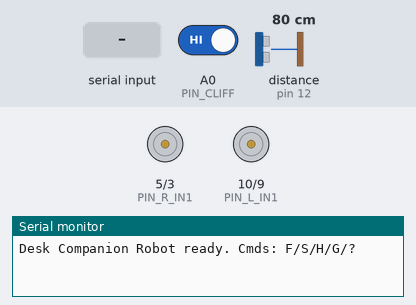
A sketch run on a simulated Arduino Uno, built with avr-gcc and run on an emulated ATmega328P. Shown: motor-driver pin pairs drawn as motors (green arrow = first pin HIGH = forward, orange = second pin HIGH = backward, longer = more drive, scaled by the enable pin), the last lines printed to the serial monitor. Wiring (inferred from the names in the program): ultrasonic range finder: trigger pin 13; echo pin 12. The inputs (shaded band) are chosen by the test bench; at power-on: A0 (PIN_CLIFF) HIGH, distance to the obstacle (sensor on pin 12) 80 cm. The echo pulse lasts 58.3 µs per cm.

Above: at 1.2 s.
1.3 s: "F" received over Serial
At 2.6 s:
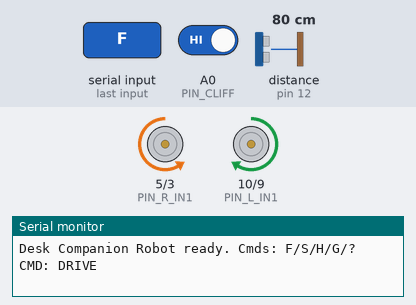
4.3 s: A0 (PIN_CLIFF) driven LOW
At 5.5 s:
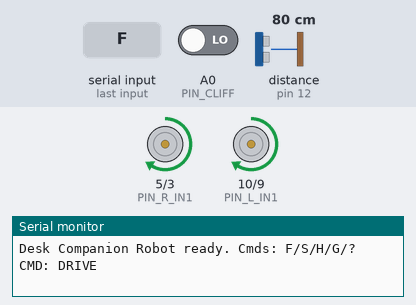
5.8 s: "S" received over the second serial link
At 6.8 s:
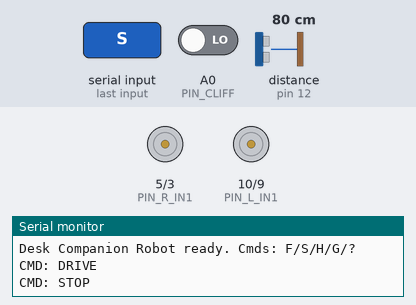
7.3 s: "F" received over the second serial link
At 8.0 s:
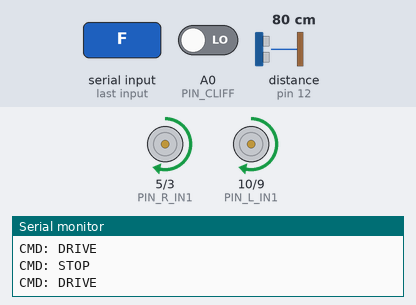
8.8 s: "s" received over the second serial link
At 9.1 s:
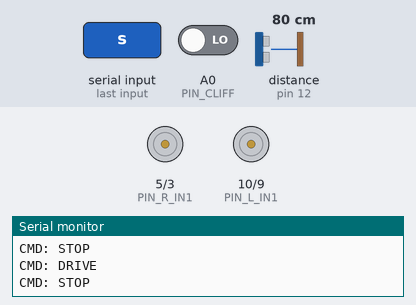
Timing chart, 0 to 11.8 s (numbered marks = the images above; inputs shaded):
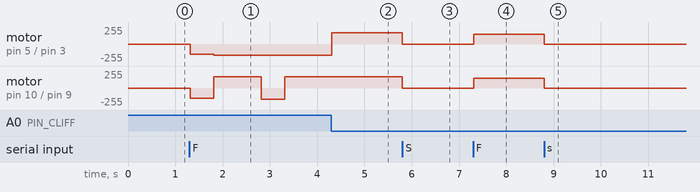

The sketch:

main_robot.ino
```cpp
/*
 * ============================================================================
 *  책상 위 반려로봇 (Desk Companion Robot) — 메인 펌웨어
 * ----------------------------------------------------------------------------
 *  Arduino Uno · 스키드 스티어(차동구동) · 비차단(non-blocking) 상태머신
 *
 *  상태: IDLE → DRIVE(주행) → AVOID(회피) / CLIFF(낭떠러지) → HOME(귀가) → ARRIVED
 *  설계 원칙(README 8번):
 *    - delay() 없이 millis() 기반 타이밍으로 전 상태를 굴린다.
 *    - 명령을 매 루프 맨 먼저 처리해 'S'(정지)가 항상 즉시 반영되게 한다.
 *    - 이어서 낭떠러지 안전검사: 움직이는 모든 상태를 가로채 후진·회전으로
 *      복구한다. 단 이미 멈춰 있는 IDLE/ARRIVED는 존중하고(능동 제동으로
 *      잡혀 있어 안 떨어짐), 같은 낭떠러지를 연속으로 반복해 만나면 후방
 *      센서가 없으므로 더 후진하지 않고 그 자리에 정지·유지한다.
 *    - 정지는 관성(coast)이 아니라 능동 제동(모터 단락)으로 확실히 세운다.
 *
 *  블루투스 명령(단일 문자, HC-06 또는 USB 시리얼):
 *    'F' 주행 시작   'S' 정지   'H' 귀가   'G' 재출발   '?' 상태 출력
 * ============================================================================
 */

#include <SoftwareSerial.h>

// ─────────────────────────────────────────────────────────────────────────
//  핀맵 (최종 배치도)
// ─────────────────────────────────────────────────────────────────────────
// 모터 — L298N 2개를 좌/우 그룹으로 묶음. EN은 PWM 핀이어야 함. (고정)
const uint8_t PIN_L_EN  = 11;  // 좌 EN  (PWM)
const uint8_t PIN_L_IN1 = 10;  // 좌 IN1
const uint8_t PIN_L_IN2 = 9;   // 좌 IN2
const uint8_t PIN_R_EN  = 6;   // 우 EN  (PWM)
const uint8_t PIN_R_IN1 = 5;   // 우 IN1
const uint8_t PIN_R_IN2 = 3;   // 우 IN2

// 블루투스 HC-06 (SoftwareSerial)
const uint8_t PIN_BT_RX = 2;   // 아두이노 RX (D2) ← HC-06 TXD
const uint8_t PIN_BT_TX = 4;   // 아두이노 TX (D4) → HC-06 RXD (1k/2k 전압분배)

// IR 비콘 수신 KY-022 (38kHz 버스트 수신 시 LOW). 방향 유도용. 폴링.
const uint8_t PIN_IR_L = 7;    // 좌측 수신
const uint8_t PIN_IR_R = 8;    // 우측 수신

// 초음파 HC-SR04 (1개만 사용). ECHO 직결.
const uint8_t PIN_TRIG = 13;
const uint8_t PIN_ECHO = 12;

// 낭떠러지 KY-032 (IR 근접, 비교기 디지털 출력) 1개. OUT → A0 를 디지털로 사용.
const uint8_t PIN_CLIFF = A0;

// ─────────────────────────────────────────────────────────────────────────
//  튜닝 상수 (개체마다 실측으로 조정)
// ─────────────────────────────────────────────────────────────────────────
// 센서 극성 — 하드웨어에 맞춰 뒤집을 수 있게 상수화
const uint8_t CLIFF_SURFACE_STATE = LOW;  // 바닥이 있을 때 KY-032 출력. 낭떠러지 = 반대값.
const uint8_t IR_ACTIVE_STATE     = LOW;  // KY-022가 38kHz 비콘 버스트 수신 시 내는 출력.

// 후방 센서가 없어, 같은 낭떠러지를 이만큼 연속으로 만나면(오탐/탈출실패) 더
// 후진하지 않고 정지·유지한다(뒤로 떨어짐 방지).
const uint8_t CLIFF_STREAK_MAX = 3;
// 초음파 오탐(단발 반사) 방지: 이만큼 연속으로 근접 측정돼야 장애물로 확정.
const uint8_t OBSTACLE_CONFIRM = 2;

// 모터 속도 (0~255 PWM)
const uint8_t SPEED_CRUISE = 150;  // 주행
const uint8_t SPEED_TURN   = 170;  // 제자리 회전
const uint8_t SPEED_HOME   = 130;  // 귀가(천천히)

// 좌/우 채널 속도 보정 (trim). 100 = 보정 없음.
// 직진이 한쪽으로 휘면 빠른 쪽을 낮춘다(예: 왼쪽이 빠르면 TRIM_LEFT=90).
// ※ 좌/우 "면" 단위 보정이다. 같은 쪽 두 바퀴는 PWM을 공유하므로
//   "왼쪽 두 바퀴끼리 다른 속도"는 trim으로 보정되지 않는다(점퍼/모터 편차 문제).
const uint16_t TRIM_LEFT  = 100;
const uint16_t TRIM_RIGHT = 100;

// 회피/낭떠러지 복구 타이밍 (ms)
// 낭떠러지에서 확실히 벗어나려면: 후진으로 회전 반경을 책상 안에 넣고,
// 회전은 크게(≈반 바퀴) 해서 "왔던 안전한 쪽"을 향하게 한다. (실측 튜닝)
const uint16_t BACKUP_MS = 500;    // 후진 시간 (너무 크면 뒤쪽으로 떨어질 위험 — 센서 1개)
const uint16_t TURN_MS   = 1000;    // 회전 시간 (대략 반 바퀴 = 안쪽으로 방향 전환)

// 초음파
const uint16_t OBSTACLE_CM     = 15;    // 이 거리 이하면 장애물로 판단
const uint16_t ULTRA_PERIOD_MS = 60;    // 초음파 측정 주기
const uint32_t ECHO_TIMEOUT_US = 8000;  // ~1.3m. pulseIn 블로킹 상한을 짧게.

// 비콘 감지 (04_beacon_test 방식): 정지 상태에서 넓은 창으로 LOW 샘플 수를 세어
// 좌/우 세기를 비교한다. main_robot 은 이 측정을 ST_HOME 에서만, 정지 상태로 수행.
const int      IR_SAMPLES    = 2800;  // 약 140ms (50us x 2800) — 비콘 주기(70ms)의 2배
const int      IR_NO_SIGNAL  = 25;    // 좌·우 각각 이 미만이면 신호 없음
const int      IR_CENTER_TOL = 30;    // 좌우 차가 이보다 작으면 정면
// 리드 스위치가 없으므로 도킹은 IR 세기로 근사. 양쪽이 이 값 이상이면 도착. (실측 튜닝)
const int      IR_ARRIVE_STRENGTH = 500;

// 귀가 이동 한 스텝 길이 (ms). 측정→이동을 번갈아 하며 접근.
const uint16_t HOME_FORWARD_MS = 300;  // 정면일 때 전진
const uint16_t HOME_TURN_MS    = 150;  // 방향 보정 회전
const uint16_t HOME_SEARCH_MS  = 200;  // 신호 없을 때 탐색 회전 한 스텝

// 탐색: 제자리 회전 스캔을 이만큼 반복해도 신호가 없으면 새 위치로 이동.
// (엔코더가 없어 실제 각도는 모름 → "회전 스텝 횟수"로 근사. 실측 튜닝.)
const uint8_t  SEARCH_MAX       = 12;  // 대략 한 바퀴 분량(SEARCH_MAX x HOME_SEARCH_MS)
const uint16_t HOME_RELOCATE_MS = 400; // 한 바퀴 훑어도 못 찾으면 전진할 거리

// ─────────────────────────────────────────────────────────────────────────
//  전역 상태
// ─────────────────────────────────────────────────────────────────────────
SoftwareSerial bt(PIN_BT_RX, PIN_BT_TX);

enum State { ST_IDLE, ST_DRIVE, ST_AVOID, ST_CLIFF, ST_HOME, ST_ARRIVED };
State state = ST_IDLE;
State resumeState = ST_DRIVE;   // AVOID/CLIFF 종료 후 복귀할 상태

// 회피/낭떠러지 시퀀스 진행용
uint8_t  seqPhase = 0;
uint32_t seqStart = 0;
bool     turnRight = true;      // 회전 방향
uint8_t  cliffStreak = 0;       // 연속 낭떠러지 감지 횟수(후방 추락 방지용)

// 초음파
uint32_t lastUltra = 0;
uint16_t lastDistCm = 999;
uint8_t  obstacleStreak = 0;    // 연속 근접 측정 횟수(단발 오탐 필터)

// 귀가(ST_HOME) 진행용
uint8_t  homePhase = 0;        // 0 = 측정(정지), 1 = 이동(비차단)
uint32_t homeMoveStart = 0;    // 이동 시작 시각
uint16_t homeMoveDur = 0;      // 이번 이동 길이
int      homeLeft = 0, homeRight = 0;  // 마지막 측정 세기(상태 출력용)
uint8_t  searchCount = 0;      // 연속 무신호 스캔 횟수(회전 스텝 수)

// ─────────────────────────────────────────────────────────────────────────
//  로그 출력 — USB(Serial)와 블루투스(bt)로 "동시에" 내보낸다.
//  덕분에 USB 빼고 배터리로 돌려도 컴퓨터가 블루투스로 메시지를 받는다.
// ─────────────────────────────────────────────────────────────────────────
template <typename T> void logPrint(T v)   { Serial.print(v);   bt.print(v); }
template <typename T> void logPrintln(T v) { Serial.println(v); bt.println(v); }

// ─────────────────────────────────────────────────────────────────────────
//  모터 제어 (스키드 스티어). speed: -255~255 (음수 = 후진)
// ─────────────────────────────────────────────────────────────────────────
void sideDrive(uint8_t enPin, uint8_t in1, uint8_t in2, int speed, uint16_t trim) {
  if (speed == 0) {
    // 능동 제동(active brake): 두 입력을 같게(LOW) 두고 EN을 켜 모터 단자를
    // 단락시킨다 → 관성(coast)과 달리 바퀴를 확실히 잡아 세운다. 가장자리에서
    // 미끄러져 떨어지는 것을 막는 핵심. (정지한 모터는 back-EMF가 없어 단락
    // 전류가 흐르지 않으므로 계속 물고 있어도 전력 낭비 없음.)
    digitalWrite(in1, LOW); digitalWrite(in2, LOW);
    analogWrite(enPin, 255);
    return;
  }
  int mag = speed < 0 ? -speed : speed;
  mag = (int)(((uint32_t)mag * trim) / 100);   // trim 보정 (방향은 speed 부호로 판단)
  if (mag > 255) mag = 255;
  if (speed > 0) { digitalWrite(in1, HIGH); digitalWrite(in2, LOW); }
  else           { digitalWrite(in1, LOW);  digitalWrite(in2, HIGH); }
  analogWrite(enPin, mag);
}

void drive(int left, int right) {
  sideDrive(PIN_L_EN, PIN_L_IN1, PIN_L_IN2, left,  TRIM_LEFT);
  sideDrive(PIN_R_EN, PIN_R_IN1, PIN_R_IN2, right, TRIM_RIGHT);
}

void stopMotors()      { drive(0, 0); }
void forward(int s)    { drive(s, s); }
void spinRight(int s)  { drive(s, -s); }   // 좌바퀴 전진 / 우바퀴 후진
void spinLeft(int s)   { drive(-s, s); }

// ─────────────────────────────────────────────────────────────────────────
//  센서
// ─────────────────────────────────────────────────────────────────────────
// 낭떠러지: 단일 KY-032. 바닥이 사라지면 true. (센서가 1개라 좌/우 구분 불가)
// back-to-back 2회 읽어 둘 다 낭떠러지여야 true → 비교기 채터링 오탐만 걸러낸다.
// 바닥이 보이면 즉시 false 반환하므로 "실제 가장자리"는 여전히 즉각 감지된다
// (안전 지연 없음; 확인용 50us는 낭떠러지처럼 보일 때만 발생).
bool cliffDetected() {
  if (digitalRead(PIN_CLIFF) == CLIFF_SURFACE_STATE) return false;
  delayMicroseconds(50);
  return digitalRead(PIN_CLIFF) != CLIFF_SURFACE_STATE;
}

// 초음파: 주기적 측정(짧은 pulseIn). 측정 안 한 사이클은 이전 값 유지.
void updateUltrasonic() {
  if (millis() - lastUltra < ULTRA_PERIOD_MS) return;
  lastUltra = millis();
  digitalWrite(PIN_TRIG, LOW);  delayMicroseconds(2);
  digitalWrite(PIN_TRIG, HIGH); delayMicroseconds(10);
  digitalWrite(PIN_TRIG, LOW);
  uint32_t us = pulseIn(PIN_ECHO, HIGH, ECHO_TIMEOUT_US);
  if (us == 0) lastDistCm = 999;              // 타임아웃 = 반사 없음(멀거나 없음)
  else lastDistCm = (uint16_t)(us / 58UL);    // 왕복 → cm
  // 단발 반사 오탐을 거르기 위해 연속 근접 횟수를 센다.
  if (lastDistCm <= OBSTACLE_CM) {
    if (obstacleStreak < 255) obstacleStreak++;
  } else {
    obstacleStreak = 0;
  }
}

// 연속 OBSTACLE_CONFIRM 회 근접해야 장애물로 확정(단발 스파이크 무시).
bool obstacleAhead() { return obstacleStreak >= OBSTACLE_CONFIRM; }

// IR 비콘 세기 측정 (04_beacon_test 와 동일). 넓은 창에서 LOW 샘플 수를 센다.
// ~140ms 블로킹이므로 반드시 "정지 상태"에서만 호출한다(ST_HOME 측정 단계).
int signalStrength(uint8_t pin) {
  int lowCount = 0;
  for (int i = 0; i < IR_SAMPLES; i++) {
    if (digitalRead(pin) == IR_ACTIVE_STATE) lowCount++;
    delayMicroseconds(50);
  }
  return lowCount;
}

// ─────────────────────────────────────────────────────────────────────────
//  회피 / 낭떠러지 복구 시퀀스 (비차단). 완료 시 true.
//  phase 0: 정지 → 1: 후진 → 2: 회전 → 완료
// ─────────────────────────────────────────────────────────────────────────
bool runRecoverySequence() {
  uint32_t t = millis() - seqStart;
  switch (seqPhase) {
    case 0:  // 즉시 정지
      stopMotors();
      seqPhase = 1; seqStart = millis();
      return false;
    case 1:  // 후진
      forward(-SPEED_CRUISE);
      if (t >= BACKUP_MS) { seqPhase = 2; seqStart = millis(); }
      return false;
    case 2:  // 회전
      if (turnRight) spinRight(SPEED_TURN); else spinLeft(SPEED_TURN);
      if (t >= TURN_MS) { stopMotors(); return true; }
      return false;
  }
  return true;
}

void beginRecovery(State back, bool goRight) {
  resumeState = back;
  turnRight = goRight;
  seqPhase = 0; seqStart = millis();
  homePhase = 0;   // ST_HOME로 복귀할 경우 처음부터 깨끗이 재측정하도록.
}

// ─────────────────────────────────────────────────────────────────────────
//  명령 처리
// ─────────────────────────────────────────────────────────────────────────
void handleCommand(char c) {
  switch (c) {
    case 'F': case 'f': state = ST_DRIVE;  logPrintln(F("CMD: DRIVE")); break;
    case 'S': case 's': state = ST_IDLE; stopMotors(); logPrintln(F("CMD: STOP")); break;
    case 'H': case 'h':
      state = ST_HOME; homePhase = 0; searchCount = 0;
      logPrintln(F("CMD: HOME")); break;
    case 'G': case 'g': state = ST_DRIVE;  logPrintln(F("CMD: GO/DRIVE")); break;
    case '?': logPrint(F("STATE=")); logPrint(state);
              logPrint(F(" dist=")); logPrint(lastDistCm);
              logPrint(F(" irL=")); logPrint(homeLeft);
              logPrint(F(" irR=")); logPrintln(homeRight); break;
    default: break;
  }
}

void readCommands() {
  while (bt.available())     handleCommand(bt.read());
  while (Serial.available()) handleCommand(Serial.read());
}

// ─────────────────────────────────────────────────────────────────────────
//  setup / loop
// ─────────────────────────────────────────────────────────────────────────
void setup() {
  uint8_t outs[] = {PIN_L_EN, PIN_L_IN1, PIN_L_IN2, PIN_R_EN, PIN_R_IN1, PIN_R_IN2, PIN_TRIG};
  for (uint8_t i = 0; i < sizeof(outs); i++) pinMode(outs[i], OUTPUT);
  pinMode(PIN_ECHO, INPUT);
  pinMode(PIN_IR_L, INPUT);
  pinMode(PIN_IR_R, INPUT);
  pinMode(PIN_CLIFF, INPUT);
  stopMotors();

  Serial.begin(9600);
  bt.begin(9600);
  logPrintln(F("Desk Companion Robot ready. Cmds: F/S/H/G/?"));
}

void loop() {
  // 1) 명령 먼저 처리 — 'S'(정지)를 최우선으로 반영한다.
  //    낭떠러지 검사보다 앞서 실행되어, 정지 명령이 즉시 상태에 반영된다.
  readCommands();

  // 2) 낭떠러지 안전검사.
  //    - 이미 멈춰 있는 상태(ST_IDLE / ST_ARRIVED)는 가로채지 않는다: 모터가
  //      능동 제동으로 잡혀 있어 떨어지지 않으며, 여기서 후진하면 도크를 벗어나거나
  //      사용자의 정지 의도를 어긴다. (F/G/H를 주면 안전검사가 다시 활성.)
  //    - 후방 센서가 없으므로, 같은 낭떠러지를 연속으로 CLIFF_STREAK_MAX 회 넘게
  //      만나면(오탐이거나 탈출 실패) 더 후진하지 않고 그 자리에 정지·유지한다.
  if (cliffDetected() && state != ST_CLIFF && state != ST_IDLE && state != ST_ARRIVED) {
    cliffStreak++;
    if (cliffStreak > CLIFF_STREAK_MAX) {
      // 반복 낭떠러지 → 후진을 멈추고 정지·유지(뒤로 떨어짐 방지).
      stopMotors(); state = ST_IDLE; cliffStreak = 0;
      logPrintln(F("CLIFF repeated -> HALT (rear-edge safety)"));
    } else {
      // 센서가 1개라 방향을 모름 → 후진 후 기본 방향으로 회전.
      // AVOID로 잠깐 빠졌더라도 원래 귀가 중이었으면(resumeState==ST_HOME) 귀가를 유지.
      State back = (state == ST_HOME || (state == ST_AVOID && resumeState == ST_HOME))
                   ? ST_HOME : ST_DRIVE;
      beginRecovery(back, /*goRight=*/true);
      state = ST_CLIFF;
    }
  } else if (!cliffDetected() && state != ST_CLIFF) {
    cliffStreak = 0;   // 복구 중이 아닌데 깨끗한 바닥을 밟음 → 연속 카운터 리셋
  }

  // 3) 센서 갱신 (블로킹 최소화)
  updateUltrasonic();

  // 4) 상태 실행
  switch (state) {
    case ST_IDLE:
      stopMotors();
      break;

    case ST_DRIVE:
      if (obstacleAhead()) { beginRecovery(ST_DRIVE, true); state = ST_AVOID; }
      else forward(SPEED_CRUISE);
      break;

    case ST_AVOID:
      if (runRecoverySequence()) state = resumeState;
      break;

    case ST_CLIFF:
      if (runRecoverySequence()) state = resumeState;
      break;

    case ST_HOME: {
      if (homePhase == 0) {
        // [측정] 정지 상태에서 좌/우 세기 측정 (모터 노이즈 방지 + 낭떠러지 안전)
        stopMotors();
        homeLeft  = signalStrength(PIN_IR_L);
        homeRight = signalStrength(PIN_IR_R);
        logPrint(F("HOME L=")); logPrint(homeLeft);
        logPrint(F(" R=")); logPrintln(homeRight);

        if (homeLeft < IR_NO_SIGNAL && homeRight < IR_NO_SIGNAL) {
          // 신호 없음: 제자리 회전으로 스캔. SEARCH_MAX 번 돌아도 못 찾으면 새 위치로 이동.
          searchCount++;
          if (searchCount >= SEARCH_MAX) {
            forward(SPEED_HOME); homeMoveDur = HOME_RELOCATE_MS;           // 한 바퀴 훑어도 없음 → 전진
            searchCount = 0;
          } else {
            spinRight(SPEED_TURN); homeMoveDur = HOME_SEARCH_MS;           // 제자리 회전 스캔
          }
        } else if (homeLeft >= IR_ARRIVE_STRENGTH && homeRight >= IR_ARRIVE_STRENGTH) {
          stopMotors(); state = ST_ARRIVED; logPrintln(F("ARRIVED")); break;  // 도착
        } else {
          searchCount = 0;   // 신호 잡음 → 탐색 카운터 리셋
          int diff = homeLeft - homeRight;
          if (abs(diff) < IR_CENTER_TOL) { forward(SPEED_HOME); homeMoveDur = HOME_FORWARD_MS; } // 정면 → 직진
          else if (diff > 0)             { spinLeft(SPEED_TURN);  homeMoveDur = HOME_TURN_MS; }   // 좌 강함 → 좌로
          else                           { spinRight(SPEED_TURN); homeMoveDur = HOME_TURN_MS; }   // 우 강함 → 우로
        }
        homeMoveStart = millis();
        homePhase = 1;
      } else {
        // [이동] 비차단: 낭떠러지·장애물은 루프 상단에서 매 루프 검사됨
        if (obstacleAhead()) { beginRecovery(ST_HOME, true); state = ST_AVOID; homePhase = 0; break; }
        if (millis() - homeMoveStart >= homeMoveDur) { stopMotors(); homePhase = 0; }  // 이동 끝 → 재측정
      }
      break;
    }

    case ST_ARRIVED:
      stopMotors();  // 'G'/'F' 명령으로만 빠져나감
      break;
  }
}
```

Measured:
- after the input at 1.3 s, motor on pin 5 (PIN_R_IN1) / pin 3 (PIN_R_IN2): stopped → backward 150/255 at once, → backward 170/255 0.50 s later; motor on pin 10 (PIN_L_IN1) / pin 9 (PIN_L_IN2): stopped → backward 150/255 at once, → forward 170/255 0.50 s later, → backward 170/255 1.0 s later, → forward 170/255 0.50 s later
- after the input at 4.3 s, motor on pin 5 (PIN_R_IN1) / pin 3 (PIN_R_IN2): backward 170/255 → forward 170/255 at once; motor on pin 10 (PIN_L_IN1) / pin 9 (PIN_L_IN2): stays forward 170/255 (without the input it goes to backward 150/255 after 0.01 s)
- after the input at 5.8 s, motor on pin 5 (PIN_R_IN1) / pin 3 (PIN_R_IN2), motor on pin 10 (PIN_L_IN1) / pin 9 (PIN_L_IN2): forward 170/255 → stopped at once
- after the input at 7.3 s, motor on pin 5 (PIN_R_IN1) / pin 3 (PIN_R_IN2), motor on pin 10 (PIN_L_IN1) / pin 9 (PIN_L_IN2): stopped → forward 150/255 at once
- after the input at 8.8 s, motor on pin 5 (PIN_R_IN1) / pin 3 (PIN_R_IN2), motor on pin 10 (PIN_L_IN1) / pin 9 (PIN_L_IN2): forward 150/255 → stopped at once
